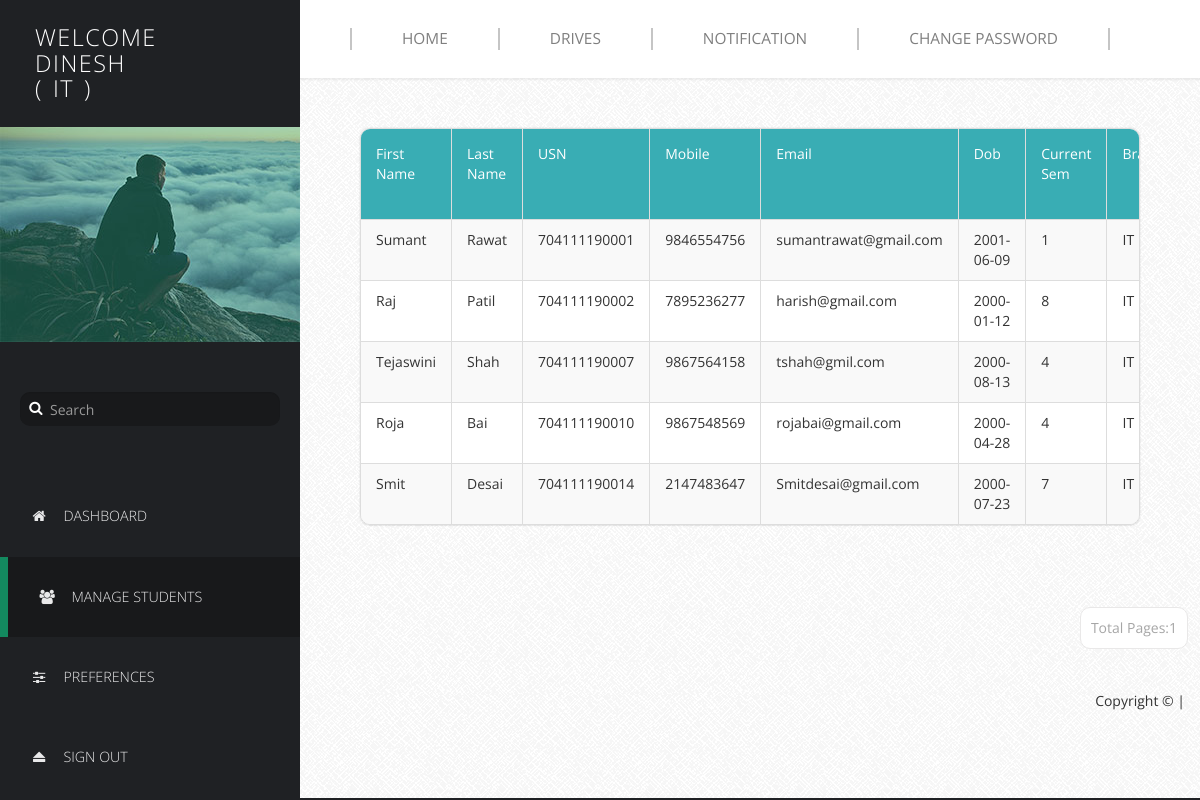
The page /Profilers/HODProfile/manage-users1.php (signed in) on the database its author committed.
### tables this page shows
CREATE TABLE IF NOT EXISTS `basicdetails` (
`Id` int(11) NOT NULL,
  `FirstName` varchar(25) NOT NULL,
  `LastName` varchar(25) NOT NULL,
  `USN` varchar(25) NOT NULL,
  `Mobile` bigint(11) NOT NULL,
  `Email` varchar(255) NOT NULL,
  `DOB` date NOT NULL,
  `Sem` int(11) NOT NULL,
  `Branch` varchar(15) NOT NULL,
  `SSLC` float NOT NULL,
  `PU/Dip` float NOT NULL,
  `BE` float NOT NULL,
  `Backlogs` int(11) NOT NULL,
  `HofBacklogs` tinyint(1) NOT NULL,
  `DetainYears` int(11) NOT NULL,
  `Approve` tinyint(1) NOT NULL DEFAULT '0',
  `ApprovalDate` date NOT NULL
);

### Profilers/HODProfile/manage-users1.php (the view, shortened to what this page needs)
<!DOCTYPE html>
<html lang="en">
  <head>
    <link href="css/font-awesome.min.css" rel="stylesheet">
    <link href="css/bootstrap.min.css" rel="stylesheet">
    <link href="css/templatemo-style.css" rel="stylesheet">
  </head>
  <body>
    <div class="templatemo-flex-row">
      <div class="templatemo-sidebar">
        <header class="templatemo-site-header">
          <?php
		  $Welcome = "Welcome";
          echo "<h1>" . $Welcome . "<br>". $_SESSION['husername']. "</h1>";
		 echo "<br>";
		 echo "<h1>(</h1>";
		    echo "<h1>" . $_SESSION['department']. "</h1>";
            echo "<h1>)</h1>";
		  ?>
        </header>
        <div class="profile-photo-container">
          <img src="images/profile-photo.jpg" alt="Profile Photo" class="img-responsive">
          <div class="profile-photo-overlay"></div>
        </div>
        <form class="templatemo-search-form" role="search">
          <div class="input-group">
              <button type="submit" class="fa fa-search"></button>
              <input type="text" class="form-control" placeholder="Search" name="srch-term" id="srch-term">
          </div>
        </form>
        <nav class="templatemo-left-nav">
          <ul>
            <li><a href="login.php"><i class="fa fa-home fa-fw"></i>Dashboard</a></li>
            <li><a href="#" class="active"><i class="fa fa-users fa-fw"></i>Manage Students</a></li>
            <li><a href="preferences.php"><i class="fa fa-sliders fa-fw"></i>Preferences</a></li>
            <li><a href="logout.php"><i class="fa fa-eject fa-fw"></i>Sign Out</a></li>
          </ul>
        </nav>
      </div>
      <div class="templatemo-content col-1 light-gray-bg">
        <div class="templatemo-top-nav-container">
          <div class="row">
            <nav class="templatemo-top-nav col-lg-12 col-md-12">
              <ul class="text-uppercase">
                <li><a href="../../Homepage/index.php">Home </a></li>
                <li><a href="../../Drives/index.php">Drives</a></li>
                     <li><a href="Notif.php">Notification</a></li>
                <li><a href="Change Password.php">Change Password</a></li>
              </ul>
            </nav>
          </div>
        </div>
        <div class="templatemo-content-container">
          <div class="templatemo-content-widget no-padding">
            <div class="panel panel-default table-responsive">
              <table class="table table-striped table-bordered templatemo-user-table">
                <thead>
                  <tr>
					<td><a  class="white-text templatemo-sort-by">First Name </a></td>
                    <td><a class="white-text templatemo-sort-by">Last Name </a></td>
                    <td><a class="white-text templatemo-sort-by">USN</a></td>
                    <td><a  class="white-text templatemo-sort-by">Mobile</a></td>
					   <td><a class="white-text templatemo-sort-by">Email</a></td>
                       <td><a  class="white-text templatemo-sort-by">Dob </a></td>
   <td><a class="white-text templatemo-sort-by">Current Sem</a></td>
   <td><a  class="white-text templatemo-sort-by">Branch</a></td>
				  </thead>
			   <?php
$p = $_SESSION['department'];
$num_rec_per_page=15;
if (isset($_GET["page"])) { $page  = $_GET["page"]; } else { $page=1; };
$start_from = ($page-1) * $num_rec_per_page;
$sql = "SELECT * FROM basicdetails WHERE Branch='$p' LIMIT $start_from, $num_rec_per_page";
$rs_result = mysql_query($sql);
while ($row = mysql_fetch_assoc($rs_result))
{
            print "<tr>";
print "<td>" . $row['FirstName'] . "</td>";
print "<td>" . $row['LastName'] . "</td>";
print "<td>" . $row['USN'] . "</td>";
print "<td>" . $row['Mobile'] . "</td>";
print "<td>" . $row['Email'] . "</td>";
print "<td>" . $row['DOB'] . "</td>";
print "<td>" . $row['Sem'] . "</td>";
print "<td>" . $row['Branch'] . "</td>";
print "</tr>";
}
?>
              </table>
			  </div>
			  </div>
			  </div>
  <div class="pagination-wrap">
  <ul class="pagination">
			  <?php
$num_rec_per_page=15;
$sql = "SELECT * FROM basicdetails where Branch='$p'";
$rs_result = mysql_query($sql);
$total_records = mysql_num_rows($rs_result);
$totalpage = ceil($total_records / $num_rec_per_page);
$currentpage = (isset($_GET['page']) ? $_GET['page'] : 1);
	 if($currentpage == 0)
	{
	}
	else if( $currentpage >= 1  &&  $currentpage <= $totalpage  )
	{
	 echo "<li><a>Total Pages:".$totalpage."</a></li>";
}
 ?>
</ul>
</div>
          <div class="templatemo-flex-row flex-content-row">
            <div class="col-1">
          </div>
          <footer class="text-right">
           <p>Copyright &copy;  |
          </footer>
        </div>
      </div>
    </div>
  </body>
</html>

### Profilers/HODProfile/css/templatemo-style.css (style rules this page uses)
* { font-family: 'Open Sans', sans-serif; }
body { font-size: 13px; }
body, .templatemo-left-nav { background: #1f2124; }
h1, h2, h3 { margin: 0; }
ul { list-style-type: none; margin: 0; padding: 0; }
nav li { font-size: 1.1em; list-style: none; text-transform: uppercase; }
.white-text { color: white; }
.light-gray-bg { font-family:"Trebuchet MS", "Myriad Pro", Arial, sans-serif; font-size:14px; background:#f4f4f4 url(../images/bg.png) repeat top left; color:#333; overflow-y:scroll; }
footer { padding: 15px; }
.templatemo-sidebar { width: 300px; }
.templatemo-site-header { margin: 25px 30px; }
.templatemo-site-header h1 { color: white; display: inline-block; font-size: 1.8em; font-weight: 300; letter-spacing: 1.5px; margin: 0 5px; text-transform: uppercase; vertical-align: middle; }
.profile-photo-container { position: relative; }
.profile-photo-overlay { background-color: rgba(4, 152, 114, 0.35); position: absolute; top: 0; left: 0; width: 100%; height: 100%; transition: all 0.3s ease; }
.templatemo-search-form { font-size: 1.1em; margin: 50px 20px; }
.templatemo-search-form .input-group { width: 100%; }
.templatemo-search-form .input-group .form-control { background-color: #18191b; border: none; border-radius: 10px; color: #DDD; padding-left: 30px; }
.templatemo-search-form .input-group { position: relative; }
.fa-search { height:32px; width:32px; border: none; cursor: pointer; color:white; background:transparent; position:absolute; top: 0; left: 0; z-index: 100; }
.templatemo-left-nav li { font-weight: 300; }
.templatemo-left-nav a.active, .templatemo-left-nav a:hover { background: #18191b; border-left: 8px solid #13895F; }
.templatemo-left-nav a { color: #e9e9ea; display: block; padding: 30px; transition: all 0.3s ease; }
.templatemo-left-nav .fa { margin-right: 15px; }
.templatemo-top-nav-container { background-color: white; padding: 28px 50px; box-shadow: 0px 0px 2px 2px rgba(161, 159, 159, 0.18); }
.templatemo-top-nav li { float: left; list-style: none; }
.templatemo-top-nav a { color: #7f7f7f; display: block; padding: 0 50px; border-left: 2px solid #c5c5c5; }
.templatemo-top-nav li:last-child a { border-right: 2px solid #c5c5c5; }
.templatemo-content { margin-top: 0px; min-height: 600px; padding: 0; overflow-x: hidden; }
.templatemo-content-container { padding: 40px 50px; }
.templatemo-flex-row { display: -webkit-flex; display: -ms-flexbox; display: flex; }
.col-1 { -webkit-flex: 1; -ms-flex: 1; flex: 1; }
.templatemo-content-widget { border-radius: 10px; padding: 30px; position: relative; margin: 10px; box-shadow: 0px 0px 1px 1px rgba(161, 159, 159, 0.1); }
.templatemo-content-widget.no-padding { padding: 0; }
.panel { border-radius: 10px; }
.pagination-wrap { margin-right: 10px; text-align: right; }
.pagination>li>a { border-color: #E9E8E8; color: #a6a6a6; margin: 2px; padding: 10px; }
.pagination>li>a, .pagination>li:first-child>a, .pagination>li:last-child>a { border-radius: 10px; }
.table { margin-bottom: 0; }
.table>tbody>tr>td { padding: 10px 15px; }
.table>thead>tr>td { padding: 15px; }
.templatemo-user-table thead { background-color: #39ADB4; color: white; }
.panel>.table-responsive:last-child>.table:last-child, .panel>.table:last-child { border-bottom-right-radius: 10px; border-bottom-left-radius: 10px; }
.panel>.table:first-child { border-top-left-radius: 10px; border-top-right-radius: 10px; }
@media only screen and (min-width: 768px) { .templatemo-left-nav { display: block !important; } }

### rows shown on the page
basicdetails: FirstName "Sumant", LastName "Rawat", USN "704111190001", Mobile "9846554756", Email "sumantrawat@gmail.com", DOB "2001-06-09", Sem "1", Branch "IT"
basicdetails: FirstName "Raj", LastName "Patil", USN "704111190002", Mobile "7895236277", Email "harish@gmail.com", DOB "2000-01-12", Sem "8", Branch "IT"
basicdetails: FirstName "Tejaswini", LastName "Shah", USN "704111190007", Mobile "9867564158", Email "tshah@gmil.com", DOB "2000-08-13", Sem "4", Branch "IT"
basicdetails: FirstName "Roja", LastName "Bai", USN "704111190010", Mobile "9867548569", Email "rojabai@gmail.com", DOB "2000-04-28", Sem "4", Branch "IT"
basicdetails: FirstName "Smit", LastName "Desai", USN "704111190014", Mobile "2147483647", Email "Smitdesai@gmail.com", DOB "2000-07-23", Sem "7", Branch "IT"

### other values the page prints
$Welcome "WELCOME"
$_SESSION['husername'] "DINESH"
$_SESSION['department'] "IT"
$totalpage "1"
